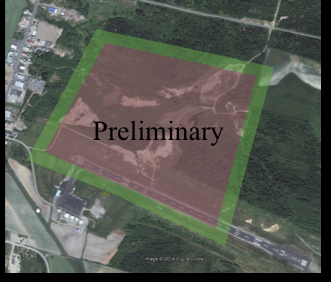
//> input picture scratch/uscarea.png, 331 x 282 px
$ ./mesurf ../scratch/uscarea.png -1   (built with g++ and OpenCV 4)
//> lines starting //> are read from the running program, lines starting //| are printed output that depends on the picture
### image_cropping/dbscan.h
#pragma once
#include <opencv2/opencv.hpp>

std::vector<std::vector<cv::KeyPoint> > DBSCAN_keypoints(std::vector<cv::KeyPoint> *keypoints, float eps, int minPts);

std::vector<int> regionQuery(std::vector<cv::KeyPoint> *keypoints, cv::KeyPoint *keypoint, float eps);

### image_cropping/mesurf.cpp
#include <opencv2/features2d/features2d.hpp>
#include <opencv2/nonfree/features2d.hpp>
#include <opencv2/opencv.hpp>
#include <stdlib.h>
#include <string>
#include <iostream>

#include "dbscan.h"

// Log:
//
// 1.jpg works with threshold 15000, doesn't work with 2 or 3
// fastnlmeans -> no improvement, still 13 keypoints.
// EUREKA! Everything works with AC1 -> filter by hue


#define ACTIVE_CHANNEL 1

float eps = 200;
int minPts = 2;
int roiProportional = 10;

cv::Point2i getMean(std::vector<cv::KeyPoint>& subsetKeys)
{
	if (subsetKeys.empty() == true)
		return cv::Point2i(0, 0);
	cv::Point2i meanpt(0, 0);
	int greatest_dist = 0;
	int maxsize = 0;

	// Calculate mean
	for (int i = 0; i < subsetKeys.size(); ++i)
	{
		meanpt.x += subsetKeys[i].pt.x;
		meanpt.y += subsetKeys[i].pt.y;

		std::cout << "~~ x: ";
		std::cout << subsetKeys[i].pt.x;
		std::cout << " y: ";
		std::cout << subsetKeys[i].pt.y << std::endl;
	}
	meanpt.x /= subsetKeys.size();
	meanpt.y /= subsetKeys.size();

	std::cout << ">>> key pt. avg: " << meanpt.x << " , ";
	std::cout << meanpt.y << std::endl;

	return meanpt;
}

int main(int argc, char* argv[])
{
  if (argc != 3)
  {
    std::cout <<
			"./image_proc <file> <thresh> (-1 for default)" << std::endl;
    return -1;
  }

  int thresh;
	std::vector<std::vector<cv::KeyPoint> > clusters;

	// This usually works
  if (strcmp(argv[2], "-1") == true)
	  thresh = 4000;
  else
	  thresh = atoi(argv[2]);

  std::cout << thresh << std::endl;

  cv::Mat test_im = cv::imread(argv[1], CV_LOAD_IMAGE_COLOR);
//> test_im is the input picture: 282 rows x 331 cols, CV_8UC3; mean B, G, R 81.6, 89.6, 87.1
  cv::Mat hsvim, outim, channels[3], roiIm, roiChan[3];
  std::vector<cv::KeyPoint> keypoints, roiPoints;

  // Convert to HSV
  std::cout << "Converting to HSV ..." << std::endl;
  cv::cvtColor(test_im, hsvim, CV_RGB2HSV);
//> hsvim: 282 rows x 331 cols, CV_8UC3; mean H, S, V 66.8, 41.6, 96.1
  cv::split(hsvim, channels);
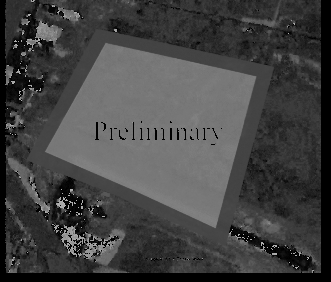
//> channels[0]: 282 rows x 331 cols, CV_8UC1; min 0, max 179, mean 66.8
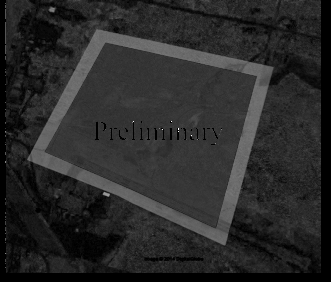
//> channels[1]: 282 rows x 331 cols, CV_8UC1; min 0, max 255, mean 41.6
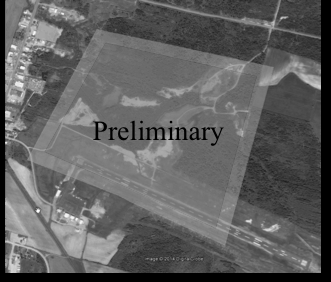
//> channels[2]: 282 rows x 331 cols, CV_8UC1; min 0, max 255, mean 96.1

  cv::Mat hsvchannel = channels[ACTIVE_CHANNEL];


  // Invert
  //std::cout << "Inverting image ..." << std::endl;
  //cv::bitwise_not(hsvchannel, hsvchannel);


  // Threshold
  //adaptiveThreshold(hsvchannel, hsvchannel, 185, cv::ADAPTIVE_THRESH_MEAN_C, cv::THRESH_BINARY_INV, 7, 0);

  // Denoise
	std::cout << "Blurring ..." << std::endl;
  //cv::fastNlMeansDenoising(hsvchannel, hsvchannel, 10);
  //cv::medianBlur(hsvchannel, hsvchannel, 27);
 	cv::blur(hsvchannel, hsvchannel, cv::Size(10,10));
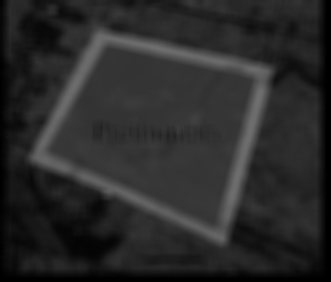
//> hsvchannel: 282 rows x 331 cols, CV_8UC1; min 0, max 110, mean 41.7

  // [21 lines of commented-out code are left out]
  std::cout << "Running SURF ..." << std::endl;
//> (the run ends here: the program needs code that is not available in this run, at `cv::SurfFeatureDetector medetect(thresh);`)
